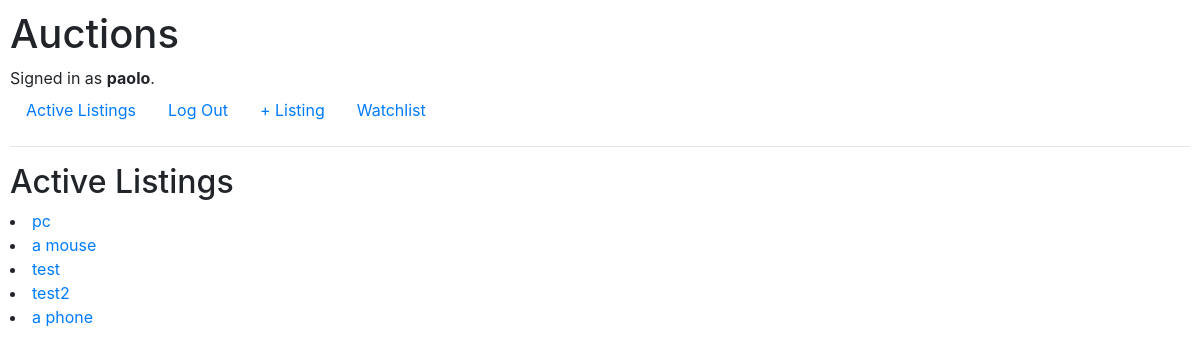
Page / (signed in) on the committed database.
### auctions/models.py (models this page shows, shortened)
class User(AbstractUser):
    pass

class AuctionListing(models.Model):
    product = models.CharField(max_length=255)
    description = models.TextField(default="none")
    category = models.CharField(max_length=255)
    initial_price = models.PositiveIntegerField(default=0)
    sold = models.BooleanField(default=False)
    user = models.ForeignKey(User, on_delete=models.CASCADE)

### auctions/views.py (the view)
# urls.py: path("", views.index, name="index"),
def index(request):
    user = request.user
    auction_listing_objects = AuctionListing.objects.all()
    context = {"products": auction_listing_objects}
    return render(request, "auctions/index.html", context)

### auctions/templates/auctions/index.html
{% extends "auctions/layout.html" %}
{% block body %}
    <h2>Active Listings</h2>
    {% for listing in products %}
        <li><a href="{% url 'listing_detail' listing.id %}">{{ listing.product }}</a> </li>
    {% endfor %}
{% endblock body%}

### auctions/templates/auctions/layout.html (shortened to what this page needs)
{% load static %}
<!DOCTYPE html>
<html lang="en">
    <head>
        <link rel="stylesheet" href="https://stackpath.bootstrapcdn.com/bootstrap/4.4.1/css/bootstrap.min.css">
        <link href="{% static 'auctions/styles.css' %}" rel="stylesheet">
    </head>
    <body>
        <h1>Auctions</h1>
        <div>
            {% if user.is_authenticated %}
                Signed in as <strong>{{ user.username }}</strong>.
            {% else %}
                Not signed in.
            {% endif %}
        </div>
        <ul class="nav">
            <li class="nav-item">
                <a class="nav-link" href="{% url 'index' %}">Active Listings</a>
            </li>
            {% if user.is_authenticated %}
                <li class="nav-item">
                    <a class="nav-link" href="{% url 'logout' %}">Log Out</a>
                </li>
                <li class="nav-item">
                    <a class="nav-link" href="{% url 'listing_add' %}">+ Listing</a>
                </li>
                <li class="nav-item">
                    <a class="nav-link" href="{% url 'wishlist' %}">Watchlist</a>
                </li>
            {% endif %}
        </ul>
        <hr>
        {% block body %}
        {% endblock %}
    </body>
</html>

### auctions/static/auctions/styles.css (style rules this page uses)
body { padding: 10px; }

### rows in the picture
User: username "paolo"
AuctionListing: product "pc"
AuctionListing: product "a mouse"
AuctionListing: product "test"
AuctionListing: product "test2"
AuctionListing: product "a phone"
